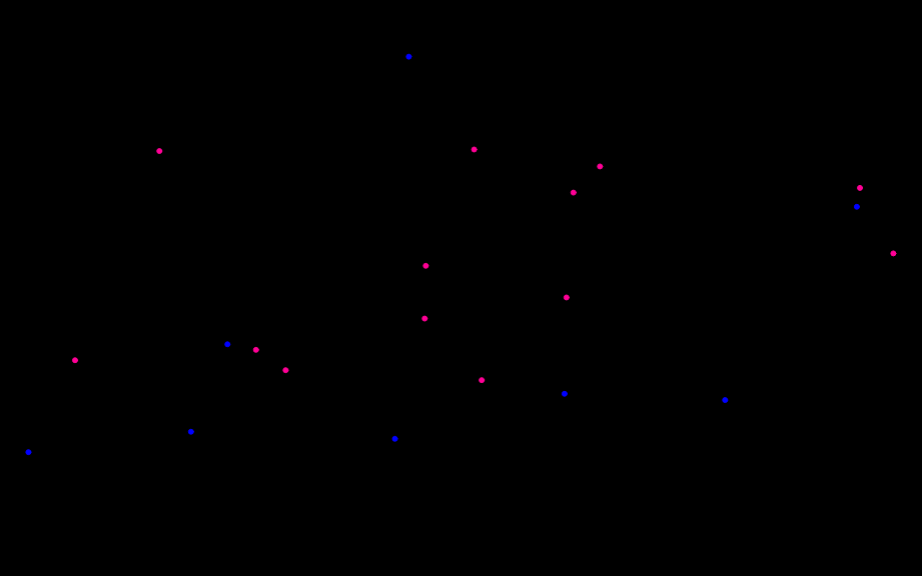
Frame 1 (no input)
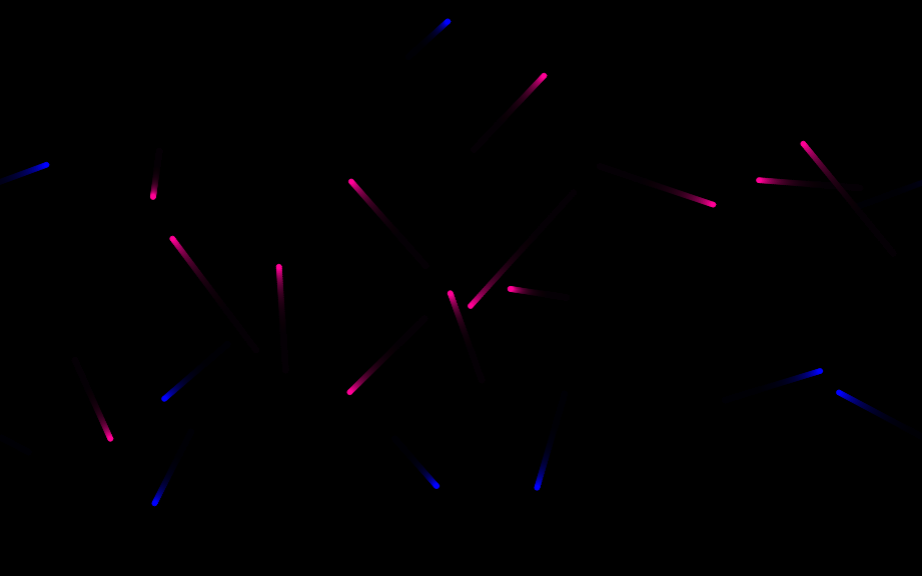
Frame 60 (no input)
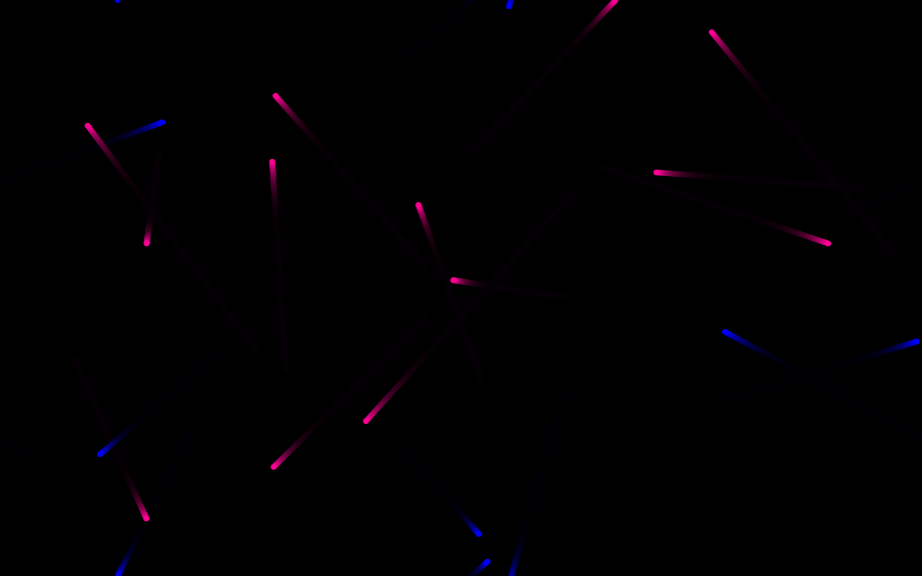
Frame 120 (the mouse pressed at the canvas centre since frame 60)

The p5.js sketch that drew these frames (run headless with seeded random() and noise() and a simulated clock; from frame 60 on, the mouse is pressed at the canvas centre):

// p5.js sketch
// ── sketch.js
var cars = [];
var carsG = [];

var res = 960;
var maxCars = 100;
var interChange = 0.15;
var interDist = 50;

function setup(){
	// put setup code here
	createCanvas(0.6*res*1.6,0.6*res);
	background(0);
	
	for(var r = random(8) + 15; r>=0; r--){
		cars.push(new Car(random(width), random(height)));
	}
}

function draw(){
	// put drawing code here
	background(0,25);
	//console.log(floor(frameRate()));
	
	for(var i = cars.length - 1; i >= 0; i--){
		cars[i].show();
		
		for(var j = cars.length - 1; j >= 0; j--){
			if(j!=i) if( collided(i, j) && cars[i].young() && cars[j].young() && cars.length < maxCars){
				for(var r = random(3)+2; r>=0; r--){
					cars.push(new Car(cars[i].pos.x, cars[i].pos.y));
				}
				for(var rr = random(8)+8; rr>=0; rr--){
					carsG.push(new CarGhost(cars[i].pos.x, cars[i].pos.y));
				}
				cars.splice(i,1);
				cars.splice(j,1);
			}
		}
		
		if(cars[i].dead()){
			cars.splice(i,1);
		}
	}
	for(var ii=carsG.length-1; ii>=0; ii--){
		carsG[ii].show();
		if(carsG[ii].age>255) carsG.splice(ii,1);
	}
}

function Car(x, y){
	this.pos = createVector(x, y);
	this.vel = createVector(random(4)-2, random(4)-2);
	this.age = 0;
	this.r = 5;
	this.charge = floor(random(2));
	this.c = (this.charge)? color(255,0,150): color(0,0,255);
	this.death = random(90)+110;
	
	this.update = function(){
		this.pos = this.pos.add(this.vel);
		if(this.pos.x > width) this.pos.x = 0;
		if(this.pos.x < 0) this.pos.x = width;
		
		if(this.pos.y > height) this.pos.y = 0;
		if(this.pos.y < 0) this.pos.y = height;

		if(this.vel.mag > 1.5) this.vel.setMag(1.5);
		
		this.age += 0.1;
	}
	
	this.show = function(){
		fill(this.c);
		stroke(this.c);
		if(this.death - this.age > 20) ellipse(this.pos.x, this.pos.y, this.r, this.r);
		else{
			this.c = color(this.c.levels[0],this.c.levels[1],this.c.levels[2],255*((this.death - this.age)/20));
			fill(this.c);
			stroke(this.c);
			ellipse(this.pos.x, this.pos.y, this.r, this.r);
		}
		this.update();
	}
	
	this.dead = function(){
		return this.age > this.death;
	}
	
	this.young = function(){
		return this.age > 20; 
	}
}

function CarGhost( x, y ){
	this.pos = createVector(x, y);
	this.vel = createVector(random(2)-1, random(2)-1);
	this.age = 0;
	this.r = random(3)+2;
	this.c = color(random(50,100),0,random(105,155),250);
	
	this.update = function(){
		this.pos = this.pos.add(this.vel);
		if(this.pos.x > width) this.pos.x = 0;
		if(this.pos.x < 0) this.pos.x = width;
		
		if(this.pos.y > height) this.pos.y = 0;
		if(this.pos.y < 0) this.pos.y = height;

		this.c = color(this.c.levels[0],0,this.c.levels[2],250-this.age);
		this.age += random(1,5);
	}
	
	this.show = function(){
		fill(this.c);
		stroke(this.c);
		ellipse(this.pos.x, this.pos.y, this.r, this.r);
		this.update();
	}
}

function collided(i, j){
	var d = cars[i].pos.dist(cars[j].pos);
	if( d < interDist && cars[i].young() && cars[j].young() && cars.length < maxCars && cars[i].charge != cars[j].charge){
		var ideal = createVector(cars[j].pos.x-cars[i].pos.x, cars[j].pos.y-cars[i].pos.y);
		if(cars[i].vel.x < ideal.x) cars[i].vel.x += interChange * d/50;
		else cars[i].vel.x -= interChange * d/50;
		if(cars[i].vel.y < ideal.y) cars[i].vel.y += interChange * d/50;
		else cars[i].vel.y -= interChange * d/50;
		//var prev = cars[i].vel.angleBetween(ideal);
		//cars[i].vel.rotate(-interChange);
		//if(prev < cars[i].vel.angleBetween(ideal)) cars[i].vel.rotate(interChange*2);
	}
	return d<cars[i].r && cars[i].charge != cars[j].charge;
}
